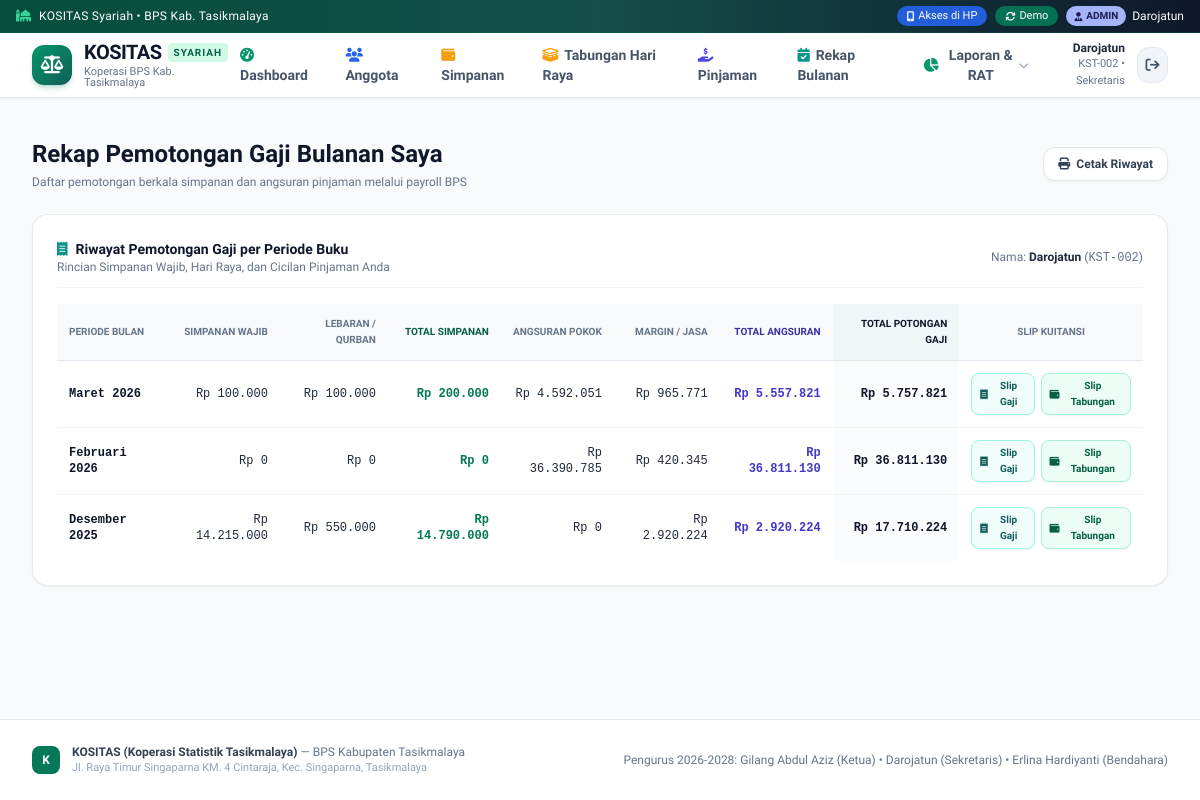
Screenshot of /anggota/rekap-bulanan (signed in) with the database file from the repository.
### tables this page shows
CREATE TABLE anggota (
        id INTEGER PRIMARY KEY AUTOINCREMENT,
        no_anggota TEXT UNIQUE NOT NULL,
        nama TEXT NOT NULL,
        nip TEXT,
        jabatan TEXT DEFAULT 'Anggota',
        jenis_kelamin TEXT DEFAULT 'Pria',
        no_hp TEXT,
        email TEXT,
        alamat TEXT,
        tanggal_masuk DATE DEFAULT (CURRENT_DATE),
        tanggal_keluar DATE,
        status TEXT DEFAULT 'Aktif',
        password TEXT DEFAULT '123456',
        role TEXT DEFAULT 'anggota',
        created_at TIMESTAMP DEFAULT CURRENT_TIMESTAMP
    );

### app.py (the view)
@app.route('/anggota/rekap-bulanan')
@login_required
def anggota_rekap_bulanan():
    user = get_current_user()
    history = models.get_rekap_bulanan_anggota(user['id'])
    return render_template('anggota/rekap_bulanan.html', member=user, history=history)

### templates/anggota/rekap_bulanan.html (shortened to what this page needs)
{% extends 'base.html' %}
{% block content %}
<div class="space-y-6">
  <div class="flex flex-col sm:flex-row sm:items-center justify-between gap-4">
    <div>
      <h1 class="text-2xl font-extrabold text-slate-900">Rekap Pemotongan Gaji Bulanan Saya</h1>
      <p class="text-xs text-slate-500 mt-1">Daftar pemotongan berkala simpanan dan angsuran pinjaman melalui payroll BPS</p>
    </div>
    <div class="flex items-center gap-2.5 no-print">
      <button onclick="window.print()" class="px-3.5 py-2 bg-white hover:bg-slate-50 text-slate-700 border border-slate-200 rounded-xl text-xs font-bold transition flex items-center gap-1.5 shadow-sm">
        <i class="fa-solid fa-print"></i> Cetak Riwayat
      </button>
    </div>
  </div>
  <div class="bg-white rounded-2xl border border-slate-200/80 shadow-sm overflow-hidden p-6 space-y-4">
    <div class="border-b border-slate-100 pb-3 flex flex-col sm:flex-row sm:items-center justify-between gap-2">
      <div>
        <h2 class="text-sm font-bold text-slate-900 flex items-center gap-2">
          <i class="fa-solid fa-receipt text-teal-600"></i>
          Riwayat Pemotongan Gaji per Periode Buku
        </h2>
        <p class="text-xs text-slate-500">Rincian Simpanan Wajib, Hari Raya, dan Cicilan Pinjaman Anda</p>
      </div>
      <div class="text-xs text-slate-500">
        Nama: <span class="font-bold text-slate-800">{{ member.nama }}</span> (<span class="font-mono">{{ member.no_anggota }}</span>)
      </div>
    </div>
    <div class="overflow-x-auto">
      <table class="w-full text-xs text-left">
        <thead class="bg-slate-50 text-slate-500 uppercase text-[10px] font-bold border-b border-slate-200">
          <tr>
            <th class="py-3 px-3">Periode Bulan</th>
            <th class="py-3 px-3 text-right">Simpanan Wajib</th>
            <th class="py-3 px-3 text-right">Lebaran / Qurban</th>
            <th class="py-3 px-3 text-right font-bold text-emerald-800">Total Simpanan</th>
            <th class="py-3 px-3 text-right">Angsuran Pokok</th>
            <th class="py-3 px-3 text-right">Margin / Jasa</th>
            <th class="py-3 px-3 text-right font-bold text-indigo-800">Total Angsuran</th>
            <th class="py-3 px-3 text-right font-extrabold text-slate-900 bg-slate-100/80">Total Potongan Gaji</th>
            <th class="py-3 px-3 text-center no-print">Slip Kuitansi</th>
          </tr>
        </thead>
        <tbody class="divide-y divide-slate-100">
          {% for r in history %}
          <tr class="hover:bg-slate-50/70 transition">
            <td class="py-3 px-3 font-bold text-slate-900 font-mono">{{ r.bulan_buku|bulan_indo }}</td>
            <td class="py-3 px-3 text-right font-mono">{{ r.simpanan_wajib|rupiah }}</td>
            <td class="py-3 px-3 text-right font-mono">{{ (r.simpanan_lebaran + r.simpanan_qurban)|rupiah }}</td>
            <td class="py-3 px-3 text-right font-bold text-emerald-700 font-mono">{{ r.total_simpanan|rupiah }}</td>
            <td class="py-3 px-3 text-right font-mono">{{ r.angsuran_pokok|rupiah }}</td>
            <td class="py-3 px-3 text-right font-mono">{{ r.angsuran_margin|rupiah }}</td>
            <td class="py-3 px-3 text-right font-bold text-indigo-700 font-mono">{{ r.total_angsuran|rupiah }}</td>
            <td class="py-3 px-3 text-right font-extrabold text-slate-900 font-mono bg-slate-50/60">
              {{ r.total_potongan|rupiah }}
            </td>
            <td class="py-3 px-3 text-center no-print">
              <div class="inline-flex items-center gap-1.5">
                <a href="{{ url_for('cetak_slip_bulanan', anggota_id=member.id, bulan_buku=r.bulan_buku) }}" target="_blank"
                   title="Cetak Slip Rincian Potongan Gaji Koperasi"
                   class="px-2 py-1 bg-teal-50 hover:bg-teal-100 text-teal-800 rounded-lg text-[10px] font-bold border border-teal-200 transition inline-flex items-center gap-1 shadow-sm">
                  <i class="fa-solid fa-receipt"></i> Slip Gaji
                </a>
                <a href="{{ url_for('cetak_slip_tabungan', anggota_id=member.id, bulan_buku=r.bulan_buku) }}" target="_blank"
                   title="Cetak Slip Setoran Tabungan Bulanan"
                   class="px-2 py-1 bg-emerald-50 hover:bg-emerald-100 text-emerald-800 rounded-lg text-[10px] font-bold border border-emerald-200 transition inline-flex items-center gap-1 shadow-sm">
                  <i class="fa-solid fa-wallet"></i> Slip Tabungan
                </a>
              </div>
            </td>
          </tr>
          {% else %}
          <tr>
            <td colspan="9" class="py-8 text-center text-slate-400 text-xs">
              Belum ada data pemotongan bulanan untuk akun Anda.
            </td>
          </tr>
          {% endfor %}
        </tbody>
      </table>
    </div>
  </div>
</div>
{% endblock %}

### templates/base.html (shortened to what this page needs)
<!DOCTYPE html>
<html lang="id">
<head>
  <script src="https://cdn.tailwindcss.com"></script>
  <link rel="stylesheet" href="https://cdnjs.cloudflare.com/ajax/libs/font-awesome/6.5.1/css/all.min.css">
</head>
<body class="bg-slate-50 text-slate-800 font-sans min-h-screen flex flex-col antialiased selection:bg-emerald-600 selection:text-white">
  <div class="bg-gradient-to-r from-emerald-900 via-teal-900 to-slate-900 text-white text-[11px] sm:text-xs py-1.5 px-3 sm:px-4 no-print border-b border-emerald-800/40">
    <div class="max-w-7xl mx-auto flex justify-between items-center gap-2">
      <div class="flex items-center space-x-2 truncate">
        <i class="fa-solid fa-mosque text-emerald-400 shrink-0"></i>
        <span class="font-medium tracking-wide truncate">
          KOSITAS Syariah • BPS Kab. Tasikmalaya
        </span>
      </div>
      <div class="flex items-center space-x-2 shrink-0">
        <button onclick="document.getElementById('modalMobileAccess').classList.remove('hidden')"
                class="bg-blue-600/90 hover:bg-blue-500 text-white px-2.5 py-0.5 rounded-full font-medium transition flex items-center gap-1 shadow-sm text-[11px]">
          <i class="fa-solid fa-mobile-screen-button text-[10px]"></i>
          <span class="hidden sm:inline">Akses di HP</span>
        </button>
        <button onclick="document.getElementById('modalSwitchUser').classList.remove('hidden')"
                class="bg-emerald-700/90 hover:bg-emerald-600 text-white px-2.5 py-0.5 rounded-full font-medium transition flex items-center gap-1 shadow-sm text-[11px]">
          <i class="fa-solid fa-arrows-rotate text-[10px]"></i>
          <span class="xs:hidden">Demo</span>
        </button>
        {% if current_user %}
        <span class="hidden md:inline-flex items-center gap-1.5 font-medium">
          {% if current_user.role == 'superadmin' %}
            <span class="bg-amber-400 text-amber-950 px-2 py-0.5 rounded-full text-[10px] font-black shadow-sm flex items-center gap-1">
              <i class="fa-solid fa-crown text-[9px]"></i>SUPERADMIN
            </span>
          {% elif current_user.role == 'admin' %}
            <span class="bg-indigo-300 text-indigo-950 px-2 py-0.5 rounded-full text-[10px] font-extrabold shadow-sm flex items-center gap-1">
              <i class="fa-solid fa-user-tie text-[9px]"></i>ADMIN
            </span>
          {% else %}
            <span class="bg-emerald-700 text-emerald-100 px-2 py-0.5 rounded-full text-[10px] font-semibold flex items-center gap-1">
              <i class="fa-solid fa-user text-[9px]"></i>ANGGOTA
            </span>
          {% endif %}
          <span class="text-white">{{ current_user.nama }}</span>
        </span>
        {% endif %}
      </div>
    </div>
  </div>
  <header class="bg-white border-b border-slate-200 sticky top-0 z-40 shadow-sm no-print">
    <div class="max-w-7xl mx-auto px-3 sm:px-6 lg:px-8">
      <div class="flex justify-between items-center h-16">
        <div class="flex items-center space-x-3">
          <a href="/" class="flex items-center space-x-2.5 sm:space-x-3 group">
            <div class="w-10 h-10 rounded-xl bg-gradient-to-br from-emerald-600 to-teal-800 flex items-center justify-center text-white shadow-md shadow-emerald-700/20 group-hover:scale-105 transition shrink-0">
              <i class="fa-solid fa-scale-balanced text-lg"></i>
            </div>
            <div>
              <div class="flex items-center gap-1.5">
                <span class="text-xl font-extrabold tracking-tight text-slate-900 leading-none">KOSITAS</span>
                <span class="text-[10px] uppercase font-bold tracking-widest bg-emerald-100 text-emerald-800 px-1.5 py-0.5 rounded">SYARIAH</span>
              </div>
              <p class="text-[11px] text-slate-500 font-medium leading-none mt-1">Koperasi BPS Kab. Tasikmalaya</p>
            </div>
          </a>
        </div>
        <nav class="hidden md:flex items-center space-x-1 lg:space-x-2">
          {% if current_user and current_user.role in ['admin', 'superadmin'] %}
            <a href="{{ url_for('admin_dashboard') }}" class="px-3 py-2 rounded-lg text-sm font-semibold transition {% if request.endpoint == 'admin_dashboard' %}bg-emerald-50 text-emerald-800 font-bold{% else %}text-slate-600 hover:text-emerald-700 hover:bg-slate-50{% endif %}">
              <i class="fa-solid fa-gauge-high mr-1.5 text-emerald-600"></i>Dashboard
            </a>
            <a href="{{ url_for('admin_anggota_list') }}" class="px-3 py-2 rounded-lg text-sm font-semibold transition {% if 'admin_anggota' in request.endpoint %}bg-emerald-50 text-emerald-800 font-bold{% else %}text-slate-600 hover:text-emerald-700 hover:bg-slate-50{% endif %}">
              <i class="fa-solid fa-users mr-1.5 text-blue-600"></i>Anggota
            </a>
            <a href="{{ url_for('admin_simpanan') }}" class="px-3 py-2 rounded-lg text-sm font-semibold transition {% if request.endpoint == 'admin_simpanan' %}bg-emerald-50 text-emerald-800 font-bold{% else %}text-slate-600 hover:text-emerald-700 hover:bg-slate-50{% endif %}">
              <i class="fa-solid fa-wallet mr-1.5 text-amber-500"></i>Simpanan
            </a>
            <a href="{{ url_for('admin_tabungan_khusus') }}" class="px-3 py-2 rounded-lg text-sm font-semibold transition {% if request.endpoint == 'admin_tabungan_khusus' %}bg-emerald-50 text-emerald-800 font-bold{% else %}text-slate-600 hover:text-emerald-700 hover:bg-slate-50{% endif %}">
              <i class="fa-solid fa-kaaba mr-1.5 text-amber-500"></i>Tabungan Hari Raya
            </a>
            <a href="{{ url_for('admin_pinjaman_list') }}" class="px-3 py-2 rounded-lg text-sm font-semibold transition {% if 'admin_pinjaman' in request.endpoint %}bg-emerald-50 text-emerald-800 font-bold{% else %}text-slate-600 hover:text-emerald-700 hover:bg-slate-50{% endif %}">
              <i class="fa-solid fa-hand-holding-dollar mr-1.5 text-indigo-600"></i>Pinjaman
            </a>
            <a href="{{ url_for('admin_rekap_bulanan') }}" class="px-3 py-2 rounded-lg text-sm font-semibold transition {% if request.endpoint == 'admin_rekap_bulanan' %}bg-emerald-50 text-emerald-800 font-bold{% else %}text-slate-600 hover:text-emerald-700 hover:bg-slate-50{% endif %}">
              <i class="fa-solid fa-calendar-check mr-1.5 text-teal-600"></i>Rekap Bulanan
            </a>
            <div class="relative group">
              <button class="px-3 py-2 rounded-lg text-sm font-semibold text-slate-600 hover:text-emerald-700 hover:bg-slate-50 inline-flex items-center gap-1 transition">
                <i class="fa-solid fa-chart-pie mr-1 text-emerald-600"></i>
                <span>Laporan & RAT</span>
                <i class="fa-solid fa-chevron-down text-[10px] text-slate-400"></i>
              </button>
            </div>
          {% endif %}
        </nav>
        <div class="flex items-center space-x-2 sm:space-x-3">
          {% if current_user %}
            <div class="text-right hidden sm:block">
              <div class="text-xs font-bold text-slate-800 leading-tight">{{ current_user.nama }}</div>
              <div class="text-[11px] text-slate-500">{{ current_user.no_anggota }} • {{ current_user.jabatan }}</div>
            </div>
            <a href="{{ url_for('logout') }}" title="Keluar" class="hidden sm:flex w-9 h-9 rounded-xl bg-slate-100 hover:bg-red-50 text-slate-600 hover:text-red-600 items-center justify-center transition border border-slate-200">
              <i class="fa-solid fa-arrow-right-from-bracket text-sm"></i>
            </a>
          {% else %}
            <a href="{{ url_for('login') }}" class="bg-emerald-700 hover:bg-emerald-800 text-white px-4 py-2 rounded-xl text-sm font-semibold shadow transition">
              Masuk
            </a>
          {% endif %}
        </div>
      </div>
    </div>
  </header>
  <main class="flex-grow max-w-7xl mx-auto px-3 sm:px-6 lg:px-8 py-4 sm:py-6 w-full pb-24 md:pb-8">
    {% block content %}{% endblock %}
  </main>
  <footer class="bg-white border-t border-slate-200 py-6 text-slate-500 text-xs no-print mt-auto">
    <div class="max-w-7xl mx-auto px-4 sm:px-6 lg:px-8 flex flex-col md:flex-row justify-between items-center gap-4">
      <div class="flex items-center space-x-3">
        <div class="w-7 h-7 rounded-lg bg-emerald-700 text-white flex items-center justify-center font-bold text-xs">
          K
        </div>
        <div>
          <span class="font-bold text-slate-700">KOSITAS (Koperasi Statistik Tasikmalaya)</span> — BPS Kabupaten Tasikmalaya
          <p class="text-[11px] text-slate-400">Jl. Raya Timur Singaparna KM. 4 Cintaraja, Kec. Singaparna, Tasikmalaya</p>
        </div>
      </div>
      <div class="flex items-center space-x-6 text-slate-500">
        <span>Pengurus 2026-2028: Gilang Abdul Aziz (Ketua) • Darojatun (Sekretaris) • Erlina Hardiyanti (Bendahara)</span>
      </div>
    </div>
  </footer>
</body>
</html>

### rows the page displays
anggota: nama "Darojatun", no_anggota "KST-002", jabatan "Sekretaris"

### other values shown
{{ r.bulan_buku|bulan_indo }} "Maret 2026" "Februari 2026" "Desember 2025"
{{ r.simpanan_wajib|rupiah }} "Rp 100.000" "Rp 0" "Rp 14.215.000"
{{ (r.simpanan_lebaran + r.simpanan_qurban)|rupiah }} "Rp 100.000" "Rp 0" "Rp 550.000"
{{ r.total_simpanan|rupiah }} "Rp 200.000" "Rp 0" "Rp 14.790.000"
{{ r.angsuran_pokok|rupiah }} "Rp 4.592.051" "Rp 36.390.785" "Rp 0"
{{ r.angsuran_margin|rupiah }} "Rp 965.771" "Rp 420.345" "Rp 2.920.224"
{{ r.total_angsuran|rupiah }} "Rp 5.557.821" "Rp 36.811.130" "Rp 2.920.224"
{{ r.total_potongan|rupiah }} "Rp 5.757.821" "Rp 36.811.130" "Rp 17.710.224"
